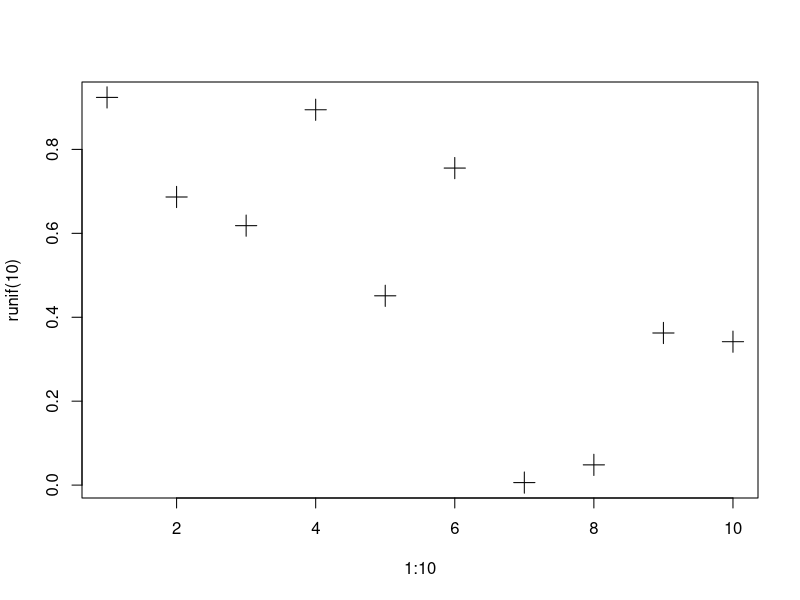
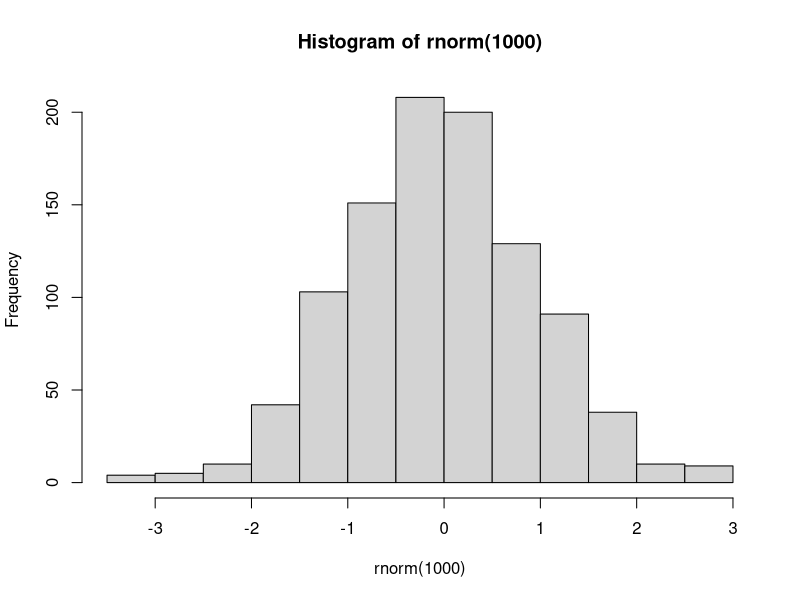

The R script that drew these images, in order:
## ---- chunk 1
1+1
(small.number <- .4-.7+.3) # what? it is not zero!
identical(small.number, 0)
## ---- chunk 2
plot(1:10, runif(10), pch=3, cex=2)
hist(rnorm(1000))
